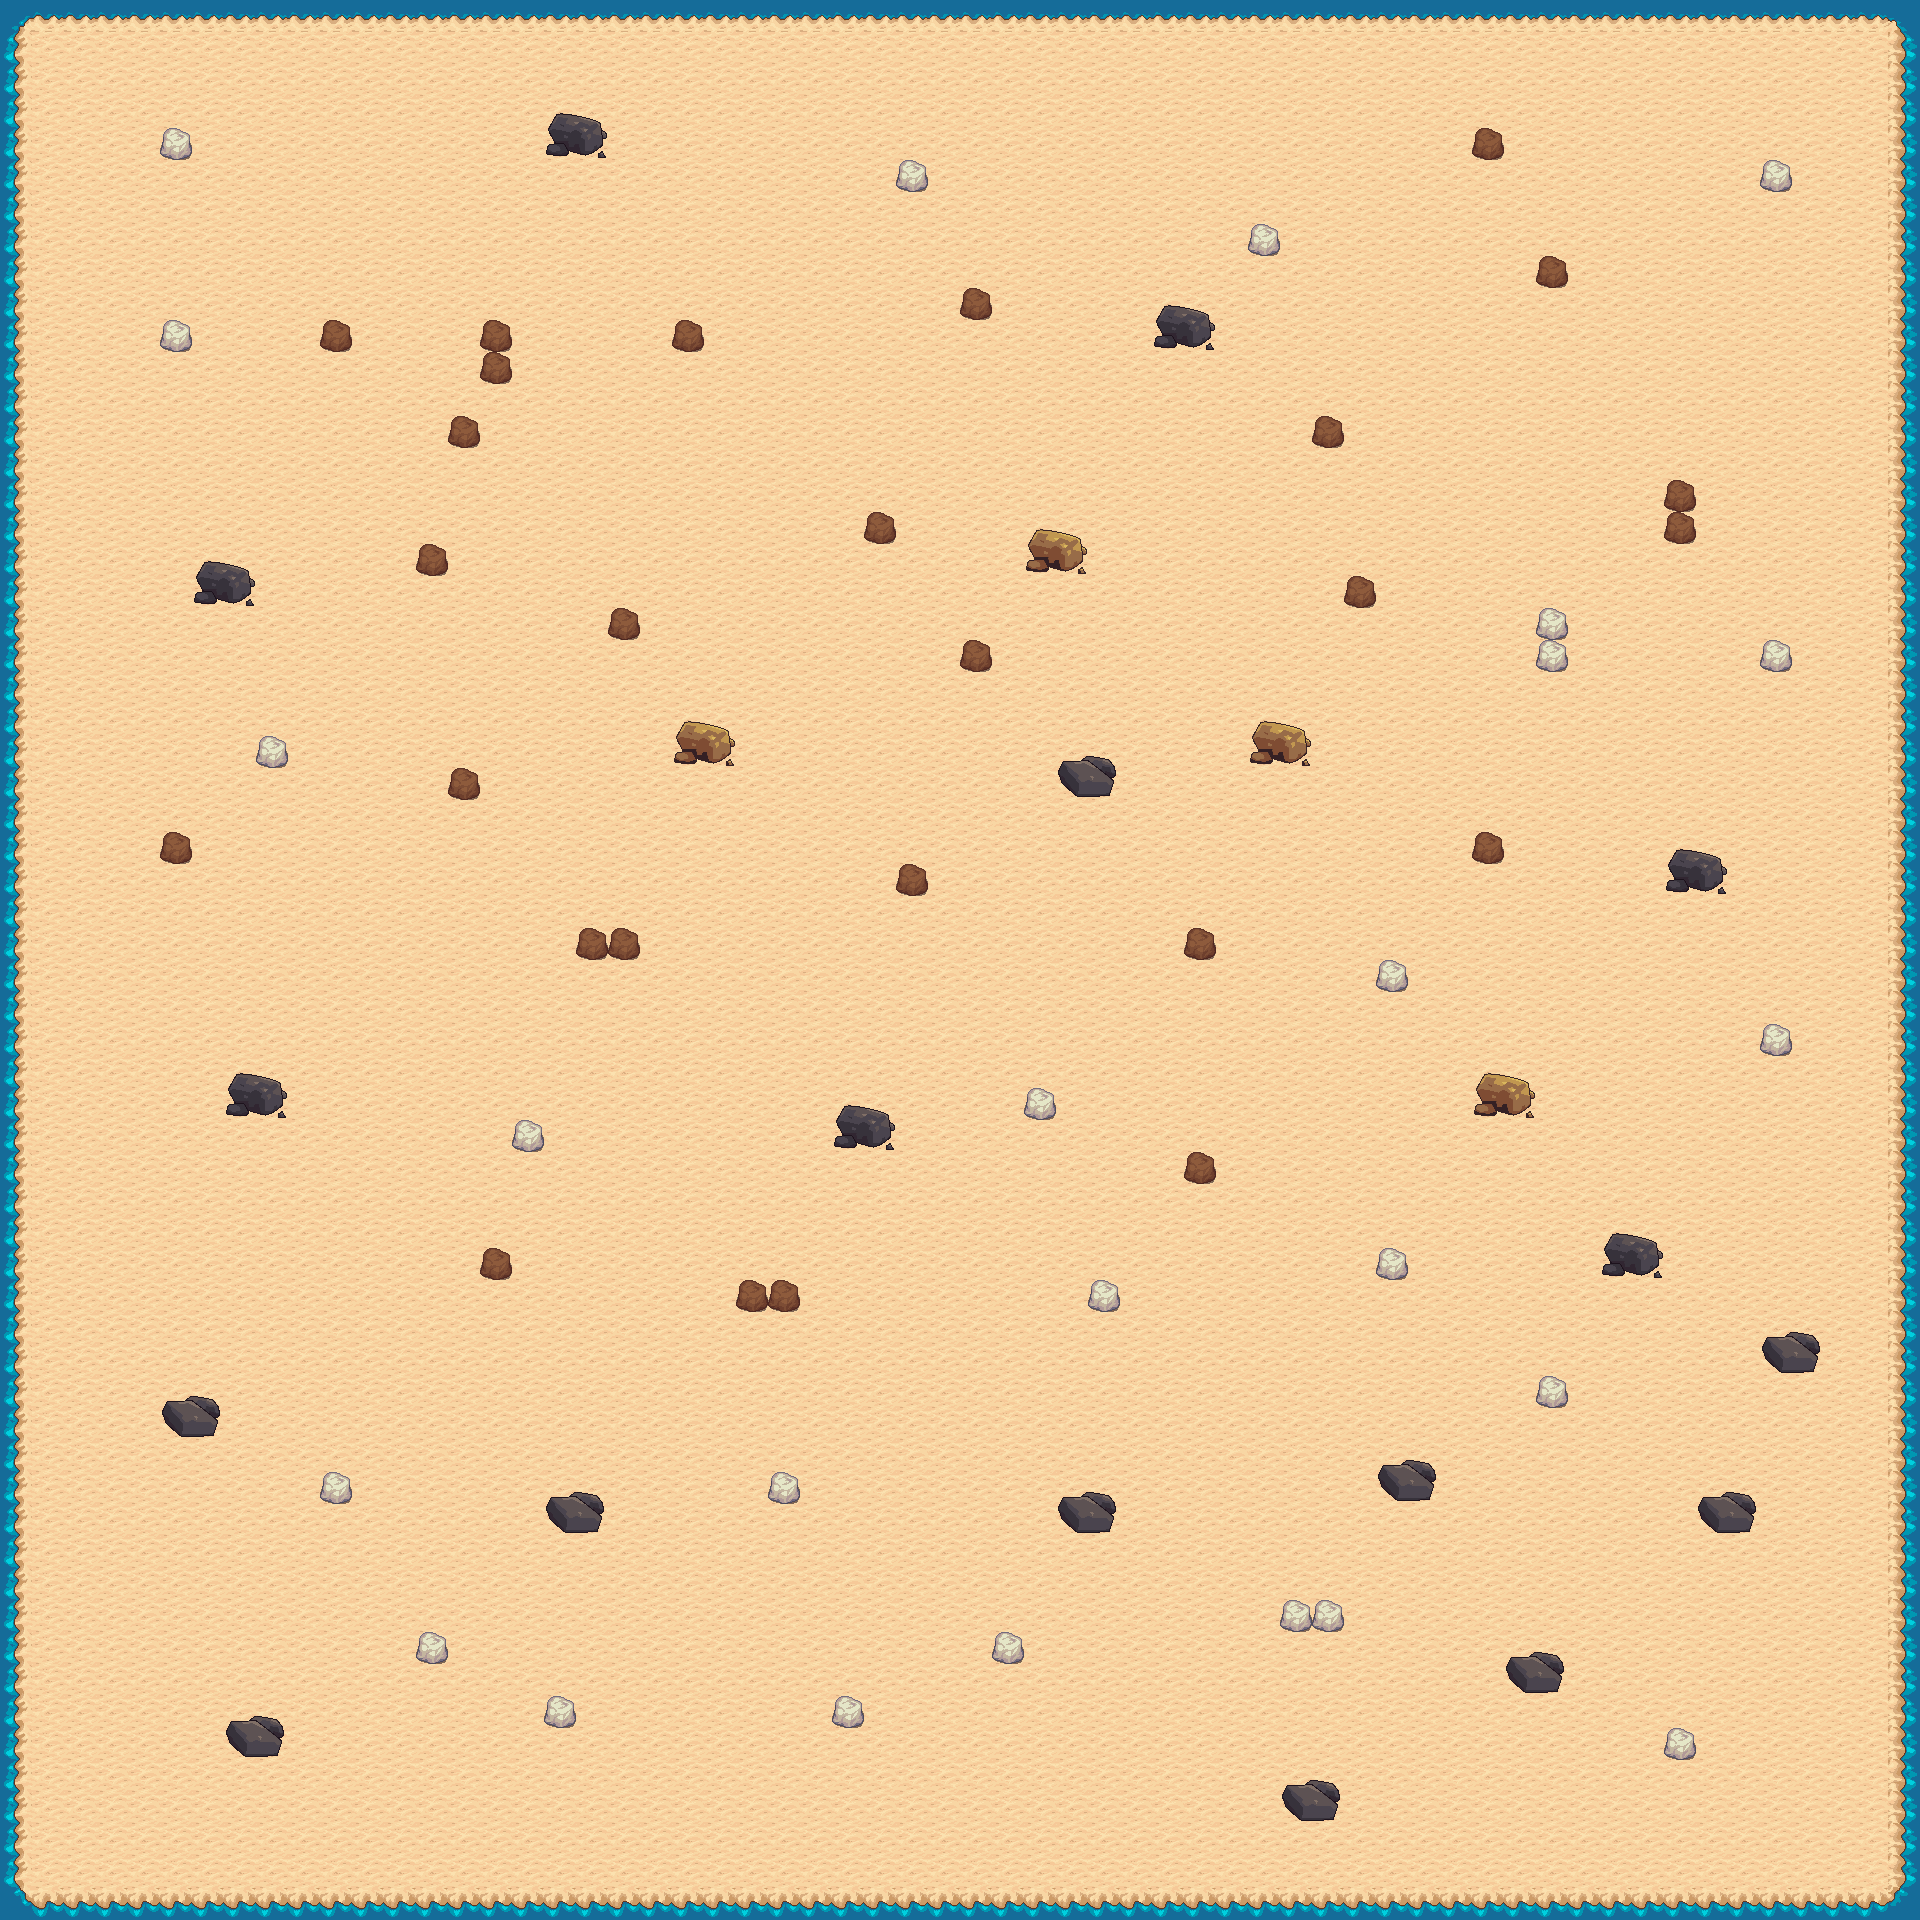

A level layout from a 2D game, rendered from its tile map. Below: a short description, then the map file with tile-grid data replaced by summaries:
An orthogonal 60x60 tile map with 32x32 px tiles, 2 tile layers (Tile Layer 1, Tile Layer 2).

<map version="1.0" orientation="orthogonal" renderorder="right-down" width="60" height="60" tilewidth="32" tileheight="32" nextobjectid="6">
 <tileset firstgid="1" name="terrain" tilewidth="32" tileheight="32" tilecount="1024" columns="32">
  <image source="terrain.png" width="1024" height="1024" />
 </tileset>
 <layer name="Tile Layer 1" width="60" height="60">
  <data>[3600 cells, 3364 non-empty, 1 distinct tile ids]</data>
 </layer>
 <layer name="Tile Layer 2" width="60" height="60">
  <properties>
   <property name="collidable" type="bool" value="true" />
  </properties>
  <data>[3600 cells, 372 non-empty, 22 distinct tile ids]</data>
 </layer>
</map>
